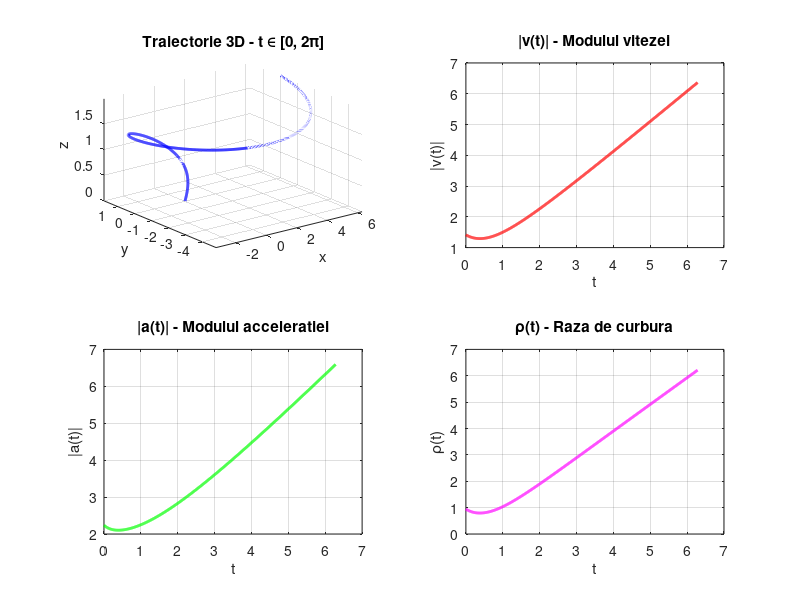
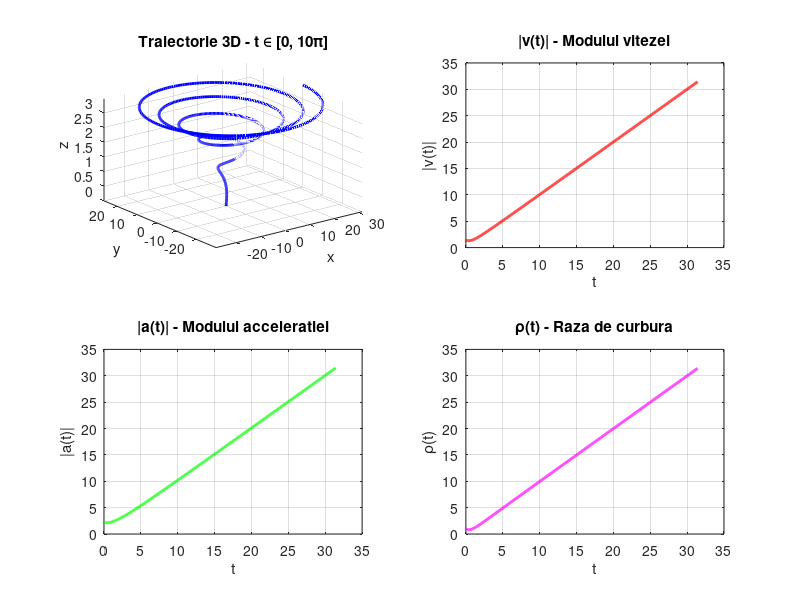

Recreate these plots in MATLAB, in order.
% Date de testare
cazuri = {
    struct('t', linspace(0, 2*pi, 1000), 'titlu', 't \in [0, 2\pi]'),
    struct('t', linspace(0, 10*pi, 1000), 'titlu', 't \in [0, 10\pi]')
};

for i = 1:length(cazuri)
    t = cazuri{i}.t;

    % Pozitie
    x = t .* cos(t);
    y = t .* sin(t);
    z = log(t + 1);

    % Viteza
    vx = cos(t) - t .* sin(t);
    vy = sin(t) + t .* cos(t);
    vz = 1 ./ (t + 1);

    % Acceleratia
    ax = -2 * sin(t) - t .* cos(t);
    ay = 2 * cos(t) - t .* sin(t);
    az = -1 ./ (t + 1).^2;

    % Vectori viteza si acceleratie
    v = [vx; vy; vz];
    a = [ax; ay; az];

    % Modulul vitezei
    v_mod = sqrt(sum(v.^2, 1));

    % Modulul acceleratiei
    a_mod = sqrt(sum(a.^2, 1));

    % Produsul vectorial v × a (pe coloane)
    vx_a = cross(v', a')';  % transpunem pentru a face calculele pe linii

    % Modulul v × a
    norm_vxa = sqrt(sum(vx_a.^2, 1));

    % Raza de curbura
    rho = v_mod.^3 ./ norm_vxa;

    % === Afisare ===
    figure('Name', cazuri{i}.titlu, 'NumberTitle', 'off');

    % Traiectoria 3D
    subplot(2,2,1);
    plot3(x, y, z, 'b', 'LineWidth', 2);
    title(['Traiectorie 3D - ' cazuri{i}.titlu]);
    xlabel('x'); ylabel('y'); zlabel('z');
    grid on; axis tight; view(3);

    % Modul vitezei
    subplot(2,2,2);
    plot(t, v_mod, 'r', 'LineWidth', 2);
    title('|v(t)| - Modulul vitezei');
    xlabel('t'); ylabel('|v(t)|');
    grid on;

    % Modul acceleratiei
    subplot(2,2,3);
    plot(t, a_mod, 'g', 'LineWidth', 2);
    title('|a(t)| - Modulul acceleratiei');
    xlabel('t'); ylabel('|a(t)|');
    grid on;

    % Raza de curbura
    subplot(2,2,4);
    plot(t, rho, 'm', 'LineWidth', 2);
    title('\rho(t) - Raza de curbura');
    xlabel('t'); ylabel('\rho(t)');
    grid on;
end
